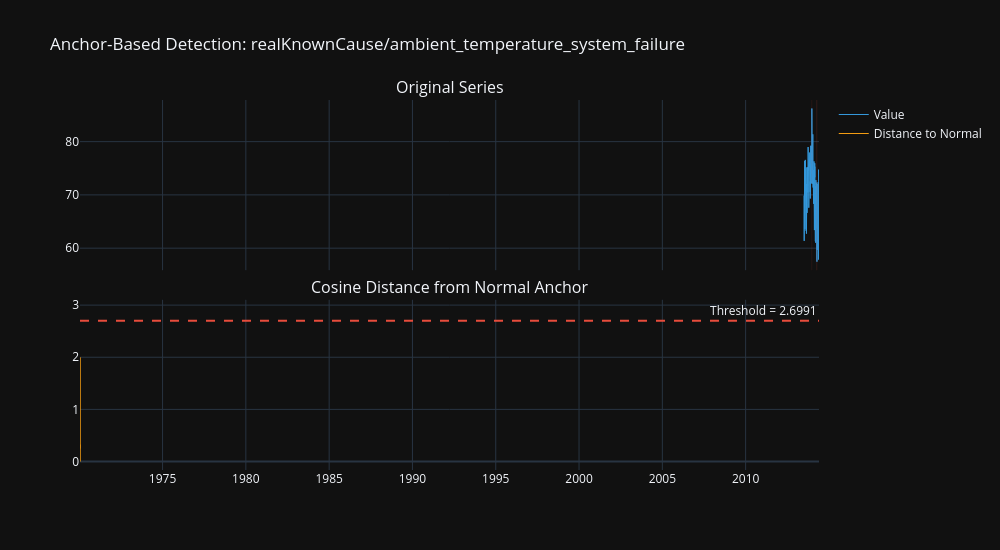

The cell this chart's notebook holds for it:
### Code cell
# Visualize anchor-based detection on the demo series
demo_anchor = anchor_scores[demo_name]

fig = make_subplots(
    rows=2, cols=1, shared_xaxes=True,
    subplot_titles=['Original Series', 'Cosine Distance from Normal Anchor'],
    vertical_spacing=0.08,
)

# Original series
fig.add_trace(go.Scatter(
    x=demo_df['timestamp'], y=demo_df['value'],
    mode='lines', name='Value', line=dict(color=C_NORMAL, width=1),
), row=1, col=1)

# Ground truth windows
for ws, we in demo_windows:
    ws_dt = pd.Timestamp(ws, unit='s')
    we_dt = pd.Timestamp(we, unit='s')
    for row in [1, 2]:
        fig.add_vrect(
            x0=ws_dt, x1=we_dt, row=row, col=1,
            fillcolor=C_ANOMALY, opacity=0.15, line_width=0,
        )

# Anchor distances
ts_dt = pd.to_datetime(demo_anchor['timestamps'], unit='s')
fig.add_trace(go.Scatter(
    x=ts_dt, y=demo_anchor['distances'],
    mode='lines', name='Distance to Normal', line=dict(color=C_DETECTED, width=1),
), row=2, col=1)

# Threshold line
fig.add_hline(
    y=demo_anchor['threshold'], row=2, col=1,
    line_dash='dash', line_color=C_ANOMALY,
    annotation_text=f'Threshold = {demo_anchor["threshold"]:.4f}',
)

# Mark detected anomalies
det_idx = [i for i, d in enumerate(demo_anchor['detections']) if d]
if det_idx:
    fig.add_trace(go.Scatter(
        x=[ts_dt.iloc[i] for i in det_idx],
        y=[demo_anchor['distances'][i] for i in det_idx],
        mode='markers', name='Detected',
        marker=dict(color=C_ANOMALY, size=4, symbol='circle'),
    ), row=2, col=1)

fig.update_layout(
    title=f'Anchor-Based Detection: {demo_name}',
    width=1000, height=550, template='plotly_dark',
)
fig.show()

### Figure 1 — Plotly figure (JSON) as saved in the notebook; plotly's stock layout.template omitted (floating-point values rounded to 4 significant figures; data arrays with more than 128 entries replaced by an {"elided": "..."} marker saying what was removed)
{"data": [{"line": {"color": "#3498db", "width": 1}, "mode": "lines", "name": "Value", "type": "scatter", "x": {"elided": "7267 str values"}, "xaxis": "x", "y": {"elided": "7267 float values"}, "yaxis": "y"}, {"line": {"color": "#f39c12", "width": 1}, "mode": "lines", "name": "Distance to Normal", "type": "scatter", "x": {"elided": "7248 str values"}, "xaxis": "x2", "y": {"elided": "7248 float values"}, "yaxis": "y2"}], "layout": {"annotations": [{"font": {"size": 16}, "showarrow": false, "text": "Original Series", "x": 0.5, "xanchor": "center", "xref": "paper", "y": 1.0, "yanchor": "bottom", "yref": "paper"}, {"font": {"size": 16}, "showarrow": false, "text": "Cosine Distance from Normal Anchor", "x": 0.5, "xanchor": "center", "xref": "paper", "y": 0.46, "yanchor": "bottom", "yref": "paper"}, {"showarrow": false, "text": "Threshold = 2.6991", "x": 1, "xanchor": "right", "xref": "x2 domain", "y": 2.699, "yanchor": "bottom", "yref": "y2"}], "height": 550, "shapes": [{"fillcolor": "#e74c3c", "line": {"width": 0}, "opacity": 0.15, "type": "rect", "x0": "2013-12-15T07:00:00", "x1": "2013-12-30T09:00:00", "xref": "x", "y0": 0, "y1": 1, "yref": "y domain"}, {"fillcolor": "#e74c3c", "line": {"width": 0}, "opacity": 0.15, "type": "rect", "x0": "2014-03-29T15:00:00", "x1": "2014-04-20T22:00:00", "xref": "x", "y0": 0, "y1": 1, "yref": "y domain"}, {"line": {"color": "#e74c3c", "dash": "dash"}, "type": "line", "x0": 0, "x1": 1, "xref": "x2 domain", "y0": 2.699, "y1": 2.699, "yref": "y2"}], "title": {"text": "Anchor-Based Detection: realKnownCause/ambient_temperature_system_failure"}, "width": 1000, "xaxis": {"anchor": "y", "domain": [0.0, 1.0], "matches": "x2", "showticklabels": false}, "xaxis2": {"anchor": "y2", "domain": [0.0, 1.0]}, "yaxis": {"anchor": "x", "domain": [0.54, 1.0]}, "yaxis2": {"anchor": "x2", "domain": [0.0, 0.46]}}}
